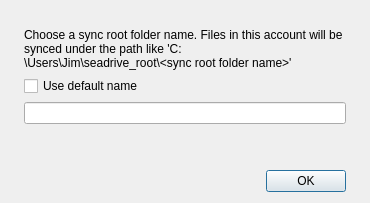
<?xml version="1.0" encoding="UTF-8"?>
<ui version="4.0">
 <class>SyncRootNameDialog</class>
 <widget class="QDialog" name="SyncRootNameDialog">
  <layout class="QVBoxLayout" name="verticalLayout_2">
   <property name="leftMargin">
    <number>24</number>
   </property>
   <property name="rightMargin">
    <number>24</number>
   </property>
   <item>
    <layout class="QVBoxLayout" name="verticalLayout">
     <item>
      <spacer name="verticalSpacer_1">
       <property name="orientation">
        <enum>Qt::Vertical</enum>
       </property>
       <property name="sizeHint" stdset="0">
        <size>
         <width>322</width>
         <height>17</height>
        </size>
       </property>
      </spacer>
     </item>
     <item>
      <widget class="QLabel" name="label_1">
       <property name="text">
        <string>&lt;html&gt;&lt;head/&gt;&lt;body&gt;&lt;p&gt;Choose a sync root folder name. Files in this account will be synced under the path like 'C:\Users\Jim\seadrive_root\&amp;lt;sync root folder name&amp;gt;'&lt;/p&gt;&lt;/body&gt;&lt;/html&gt;</string>
       </property>
       <property name="textFormat">
        <enum>Qt::RichText</enum>
       </property>
       <property name="wordWrap">
        <bool>true</bool>
       </property>
      </widget>
     </item>
     <item>
      <widget class="QCheckBox" name="mUseDefaultName">
       <property name="text">
        <string>Use default name</string>
       </property>
      </widget>
     </item>
     <item>
      <widget class="QLineEdit" name="mCustomName"/>
     </item>
     <item>
      <spacer name="verticalSpacer_2">
       <property name="orientation">
        <enum>Qt::Vertical</enum>
       </property>
       <property name="sizeHint" stdset="0">
        <size>
         <width>20</width>
         <height>40</height>
        </size>
       </property>
      </spacer>
     </item>
    </layout>
   </item>
   <item>
    <layout class="QHBoxLayout" name="horizontalLayout">
     <item>
      <spacer name="horizontalSpacer">
       <property name="orientation">
        <enum>Qt::Horizontal</enum>
       </property>
       <property name="sizeHint" stdset="0">
        <size>
         <width>40</width>
         <height>20</height>
        </size>
       </property>
      </spacer>
     </item>
     <item>
      <widget class="QPushButton" name="mOkBtn">
       <property name="text">
        <string>OK</string>
       </property>
      </widget>
     </item>
    </layout>
   </item>
  </layout>
 </widget>
 <resources/>
 <connections/>
</ui>
